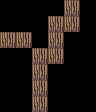

A level layout from a 2D game, rendered from its tile map. Below: a short description, then the map file with its tile-grid data intact:
An orthogonal 6x7 tile map with 16x16 px tiles, 1 tile layer (Tile Layer 1), 2 tilesets.

<map version="1.10" tiledversion="1.11.2" orientation="orthogonal" renderorder="right-down" width="6" height="7" tilewidth="16" tileheight="16" infinite="0" nextlayerid="2" nextobjectid="1">
 <tileset firstgid="1" source="Blocks.tsx" />
 <tileset firstgid="65" source="../Blocks.tsx" />
 <layer id="1" name="Tile Layer 1" width="6" height="7">
  <data encoding="csv">
0,0,0,0,11,0,
0,0,0,11,11,0,
11,11,0,11,0,0,
0,0,11,11,0,0,
0,0,11,0,0,0,
0,0,11,0,0,0,
0,0,11,0,0,0
</data>
 </layer>
</map>
